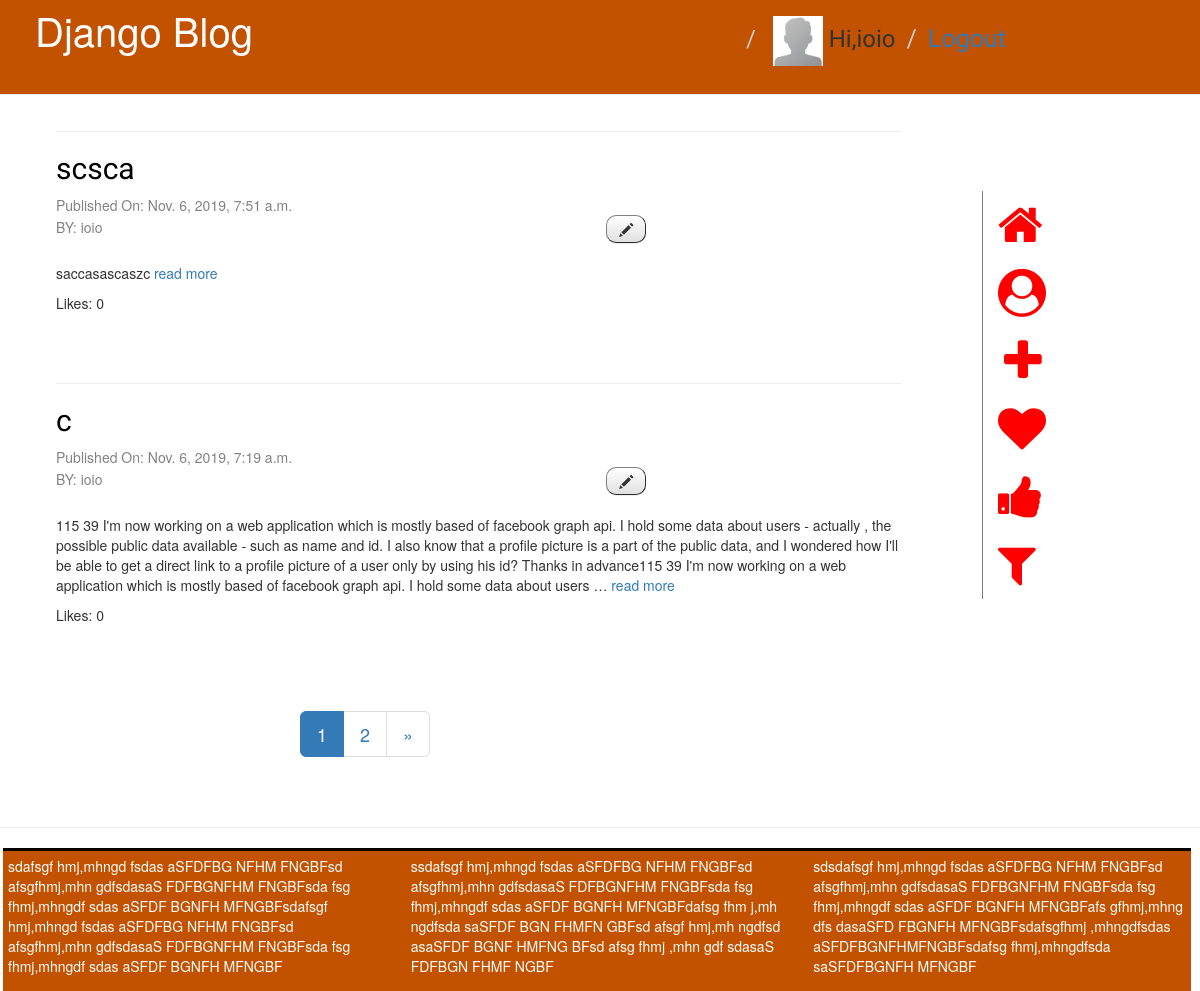
The page /filter/ (signed in) on the database its author committed.
### post/models.py (models this page shows, shortened)
class Post(models.Model):
    author = models.ForeignKey(settings.AUTH_USER_MODEL, on_delete=models.CASCADE)
    title = models.CharField(max_length=200)
    text = models.TextField()
    created_date = models.DateTimeField(default=timezone.now)
    published_date = models.DateTimeField(blank=True, null=True)
    likes = models.ManyToManyField(User, blank = True, related_name = 'likes')
    favourite = models.ManyToManyField(User, blank = True, related_name = 'favourite')

### post/views.py (the view)
# urls.py: url(r'filter/', views.filter, name='filter'),
@login_required(login_url='/login/')
def filter(request):
	post_list = Post.objects.filter(author=request.user).order_by('-published_date')
	paginator = Paginator(post_list, 2)
	page = request.GET.get('page')
	try:
		posts = paginator.page(page)
	except PageNotAnInteger:
		posts = paginator.page(1)
	except EmptyPage:
		posts = paginator.page(paginator.num_pages)
	return render(request, 'post/filter.html', {'posts': posts})

### post/templates/post/filter.html
{% extends 'post/loginregister.html' %}
{% load static %}
        {% block content %}
            {% for post in posts %}
            <hr>
            <div class="post">
            <div class="date">
                <h2><a href="{% url 'post_detail' pk=post.pk %}" data-toggle="tooltip" title="Click to Like and Comment!">{{ post.title }}</a></h2>
                Published On: {{ post.published_date }}<br>
                BY: {{ post.author }}
                 <a class="btn btn-default edit" href="{% url 'post_edit' pk=post.pk %}" data-toggle="tooltip" title="Click to edit the post!"><span class="glyphicon glyphicon-pencil">
                </span></a>
            </div>
            <br>
            <p>{{ post.text|safe|truncatewords:"100" }}
            <a href="{% url 'post_detail' pk=post.pk %}" data-toggle="tooltip" title="Click to see full post!">read more</a>
            </p>
 <p>Likes: {{ post.likes.count }}</p>
        </div>
        {% endfor %}
    {% endblock %}

### post/templates/post/loginregister.html (shortened to what this page needs)
{% load static %}
<html>
    <head>
        <link rel="stylesheet" href="//maxcdn.bootstrapcdn.com/bootstrap/3.2.0/css/bootstrap.min.css">
        <link rel="stylesheet" href="//maxcdn.bootstrapcdn.com/bootstrap/3.2.0/css/bootstrap-theme.min.css">
        <link rel="stylesheet" href="https://cdnjs.cloudflare.com/ajax/libs/font-awesome/4.7.0/css/font-awesome.min.css">
        <link rel="stylesheet" href="{% static 'css/post.css' %}">
        <link rel="stylesheet" href="https://cdnjs.cloudflare.com/ajax/libs/font-awesome/4.7.0/css/font-awesome.min.css">
    </head>
    <body>
        <div class="page-header" style="
    margin: 0; margin-top: -20px;
    ">
            <nav aria-label="breadcrumb stretch">
                <h3>
  <ol class="breadcrumb" style="
    width: 90%;
    background-color: #C25100;
    margin-bottom: 5px;
    ">
    <li class="breadcrumb-item braeddata" style="
    width: 700;font-size:40px;font-family:Helvetica Neue; color:white;">Django Blog</li>
    {% if user.is_authenticated %}
{% if request.user.profile.photo %}
<li>
<a href="{% url 'editForm' %}"><img src="/{{ request.user.profile.photo.url }}" alt="hihggghhg" style="height: 50px; width: 50px; " data-toggle="tooltip" title="Click to edit your profile!"></a> Hi,{{user.username}}
</li>
{% else %}
<li>
<a href="{% url 'editForm' %}"><img src="/static/default/defaul.png" alt="hi" style="height: 50px; width: 50px;" data-toggle="tooltip" title="Click to edit your profile!"></a> Hi,{{user.username}}
</li>
{% endif %}
    <li class="breadcrumb-item braeddata" style="
    width: 100;font-size:25px;color:white;"><a href="{% url 'logout' %}">Logout</a></li>
    {% else %}
    <li class="breadcrumb-item braeddata" style="
    width: 100;font-size:25px;color:white;margin-left:50px; "><a href="{% url 'register' %}">Register</a></li>&nbsp;&nbsp;&nbsp;
    <li class="breadcrumb-item" style="
    width: 100;font-size:25px; color:white;"><a href="{% url 'login' %}">Login</a></li>
    {% endif %}
</ol>
</h3>
</nav>
</div>
        <div class="content container">
    <div class="row">
        <div class="col-md-9">
        {% block content %}
           {% endblock %}
    </div>
    <br><br><br><br>
{% if user.is_authenticated %}
    <div class="col-md-1">
<ul class="nav nav-pills flex-column" style=" font-size: 20px; margin-left: 50px; border-left: 1px solid grey;">
    <li class="nav-item">
<a href="/"><i class="fa fa-home" data-toggle="tooltip" title="Click to go Home page!" style="font-size:48px;color:red"></a></i>
  </li>
<br>
  <li class="nav-item">
<a href="{% url 'editForm' %}"><i class="fa fa-user-circle" data-toggle="tooltip" title="Click to edit your profile!" style="font-size:48px;color:red"></a></i>
  </li>
<br>
  <li class="nav-item">
    <a href="{% url 'post_new' %}"><i class="fa fa-plus"  data-toggle="tooltip" title="Click to add new post!"style="font-size:48px;color:red; margin-left:6px;"></a></i>
  </li>
 <br>
  <li class="nav-item">
   <a href="{% url 'favourite_post_list' %}"><i class="fa fa-heart" data-toggle="tooltip" title="Click to see favourite post list!" style=" font-size:48px;color:red"></a></i>
  </li>
  <br>
    <li class="nav-item">
   <a href="{% url 'like_post_list' %}"><i class="fa fa-thumbs-up" data-toggle="tooltip" title="Click to see liked post list!" style=" font-size:48px;color:red"></a></i>
  </li>
   <br>
  <li><a>
  <i class="fa fa-filter dropdown-toggle"  id="filte" style="font-size:48px; color:red; cursor: pointer;" type="button" data-toggle="tooltip" title="Click to filter the post!"></a></i>
 </li>
</ul>
</div>
{% endif %}
</div>
</div>
<div>
{% if user.is_authenticated %}
<ul class="pagination pagination-lg" style="margin-left: 300px; margin-bottom: 50px; margin-top:0;">
{% for p in posts.paginator.page_range %}
{% if posts.number == p %}
<li class="list-item active">
<a href="?page={{ p }}" class="page_link">{{ p }}</a>
    </li>
    {% else %}
    <li class="list-item">
<a href="?page={{ p }}" class="page_link">{{ p }}</a>
    </li>
{% endif %}
{% endfor %}
 {% if posts.has_next %}
    <li class="list-item">
        <a href="?page={{ posts.next_page_number }}" class="page_link">&raquo;</a>
    </li>
    {% endif %}
</ul>
{% endif %}
</div>
<hr>
<footer  style="
    border-top: 3px solid black;
    width: 99%;
    background-color: #C25100;
    color: white;
    margin-right: 0;
    margin-left: 3px !important;
    padding: 5px;
        margin: 0;">
    <div class="row">
        <div class="col-md-4">
            <p>sdafsgf hmj,mhngd fsdas aSFDFBG NFHM FNGBFsd afsgfhmj,mhn gdfsdasaS FDFBGNFHM FNGBFsda fsg fhmj,mhngdf sdas aSFDF BGNFH MFNGBFsdafsgf hmj,mhngd fsdas aSFDFBG NFHM FNGBFsd afsgfhmj,mhn gdfsdasaS FDFBGNFHM FNGBFsda fsg fhmj,mhngdf sdas aSFDF BGNFH MFNGBF</p>
        </div>
        <div class="col-md-4">
            <p>ssdafsgf hmj,mhngd fsdas aSFDFBG NFHM FNGBFsd afsgfhmj,mhn gdfsdasaS FDFBGNFHM FNGBFsda fsg fhmj,mhngdf sdas aSFDF BGNFH MFNGBFdafsg fhm j,mh ngdfsda saSFDF BGN FHMFN GBFsd afsgf hmj,mh ngdfsd asaSFDF BGNF HMFNG BFsd afsg fhmj ,mhn gdf sdasaS FDFBGN FHMF NGBF</p>
        </div>
        <div class="col-md-4">
            <p>sdsdafsgf hmj,mhngd fsdas aSFDFBG NFHM FNGBFsd afsgfhmj,mhn gdfsdasaS FDFBGNFHM FNGBFsda fsg fhmj,mhngdf sdas aSFDF BGNFH MFNGBFafs gfhmj,mhng dfs dasaSFD FBGNFH MFNGBFsdafsgfhmj ,mhngdfsdas aSFDFBGNFHMFNGBFsdafsg fhmj,mhngdfsda saSFDFBGNFH MFNGBF</p>
        </div>
    </div>
</footer>
    </body>
</html>

### static/css/post.css (style rules this page uses)
.page-header { background-color: #C25100; margin-top: 0; padding-right: 20px; padding-left: 20px; padding-bottom: 0; }
.content { margin-left: 40px; }
h1, h2, h3, h4 { font-family: 'Lobster', cursive; }
.date { color: #828282; }
.post { margin-bottom: 70px; }
.post h2 a, .post h2 a:visited { color: #000000; }
.edit { margin-left: 500px; border: 1px outset grey; border-radius: 10px; }
.braeddata { width: 120px; font-color : black; color: #C25100; }
.container { padding: 16px; }

### rows shown on the page
Post: title "scsca", published_date "Nov. 6, 2019, 7:51 a.m.", author "ioio", text "saccasascaszc", likes.count "0"
Post: title "c", published_date "Nov. 6, 2019, 7:19 a.m.", author "ioio", text "115 39 I'm now working on a web application which is mostly based of facebook graph api. I hold some data about users - actually , the possible public data available - such as name and id. I also know that a profile picture is a part of the public data, and I wondered how I'll be able to get a direct link to a profile picture of a user only by using his id? Thanks in advance115 39 I'm now working on a web application which is mostly based of facebook graph api. I hold some data about users …", likes.count "0"

### other values the page prints
{{ user.username }} "ioio"
{{ p }} "1"
{{ p }} "2"
